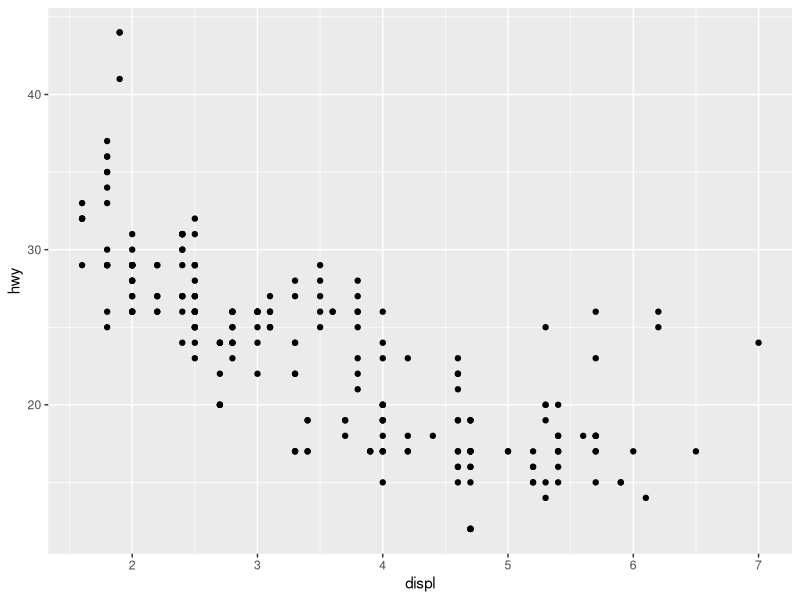
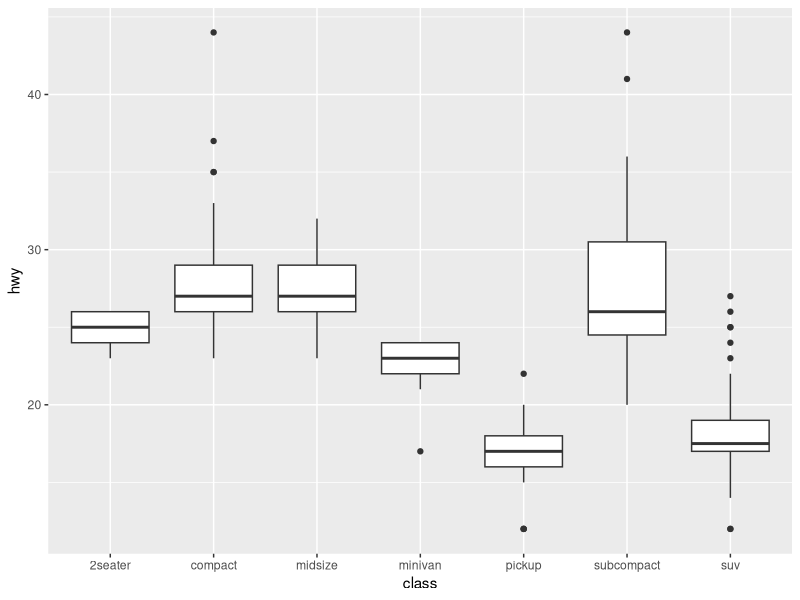
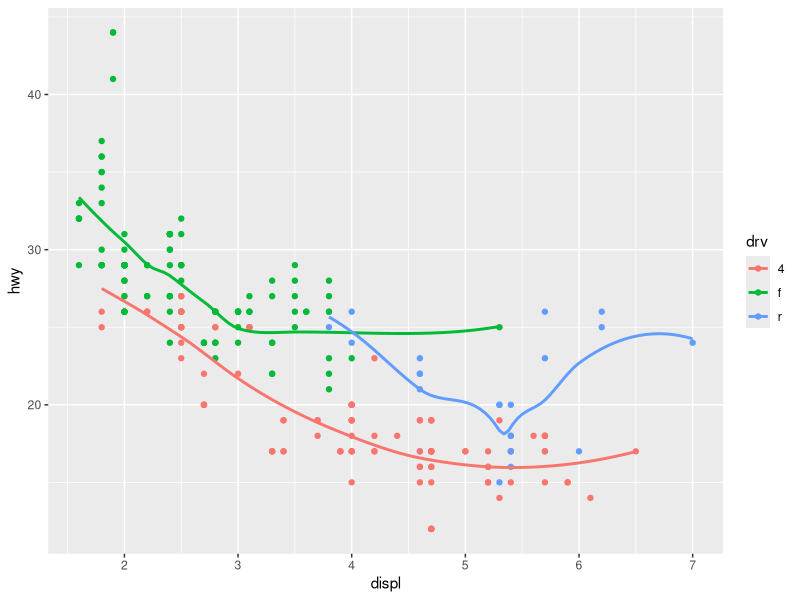
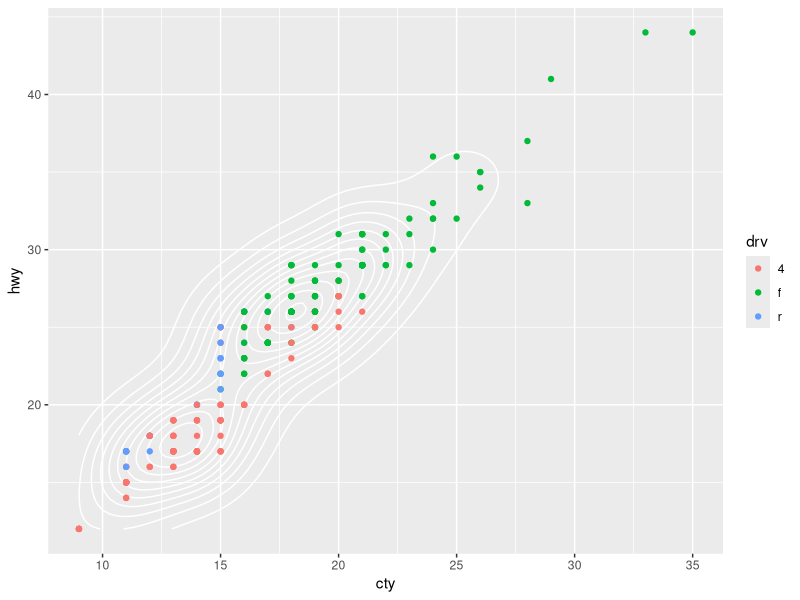
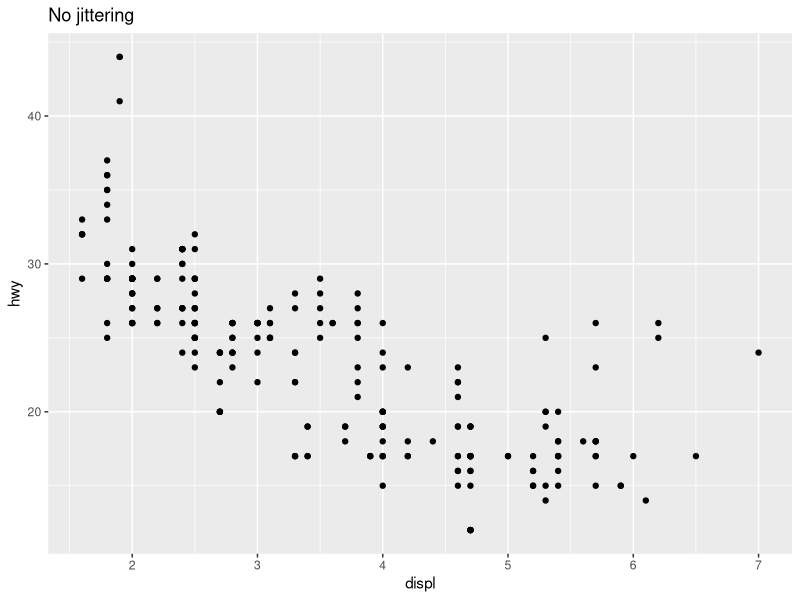
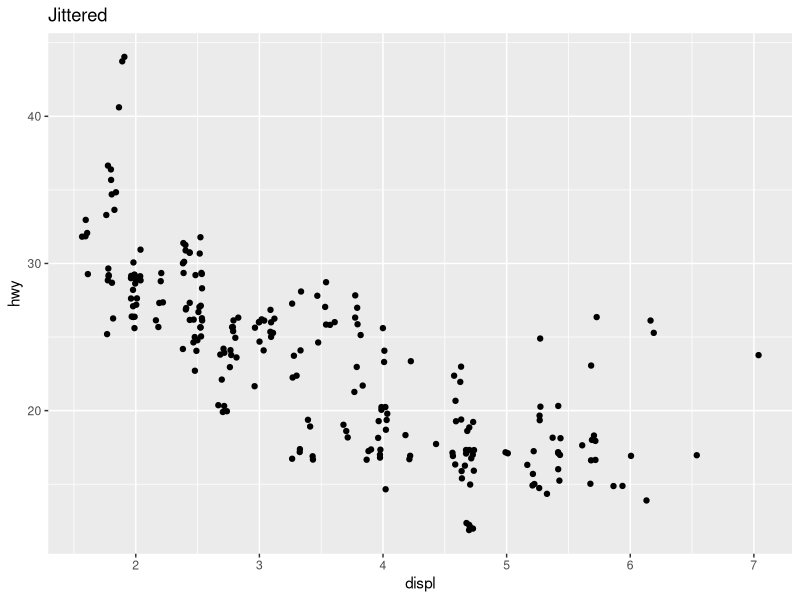
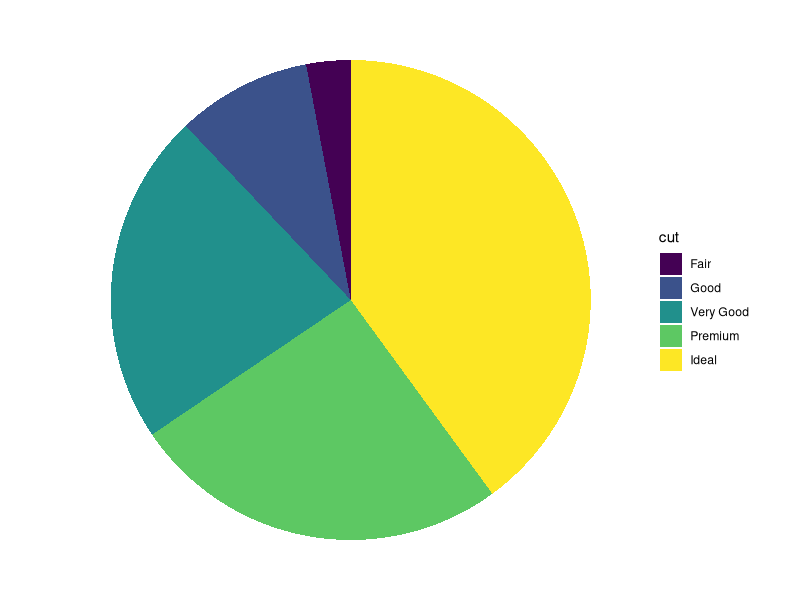
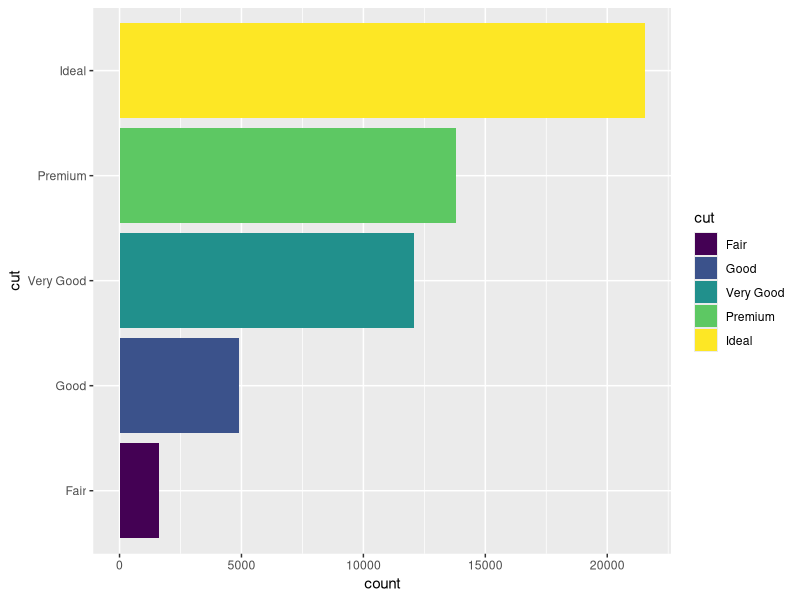

Reproduce these figures in R, in order.
## ---- chunk 1
suppressMessages(library(ggplot2)) 
data(mpg)
## ---- chunk 2
ggplot(data = mpg) +
  geom_point(aes(x = displ, y = hwy))
## ---- chunk 3
ggplot(data = mpg, aes(x = class, y = hwy)) +
  geom_boxplot()
## ---- chunk 4
ggplot(data = mpg, aes(x = displ, y = hwy, color = drv)) +
  geom_point() +
  geom_smooth(se = FALSE) # se = std. error bars
## ---- chunk 5
ggplot(data = mpg, aes(x=cty, y = hwy)) +
  geom_density_2d(color = "white") +
  geom_point(aes(color=drv))
## ---- chunk 6
p <- ggplot(mpg, aes(displ, hwy))
p + geom_point() + ggtitle("No jittering")
p + geom_point(position = "jitter") + ggtitle("Jittered")
## ---- chunk 7
ggplot(diamonds, aes(x = factor(1), fill = cut)) +
  geom_bar(width = 1) +
  coord_polar(theta="y") + 
  theme_void() # to remove grey backgroud
## ---- chunk 8
ggplot(diamonds, aes(x = cut, fill = cut)) +
  geom_bar() +
  coord_flip()
